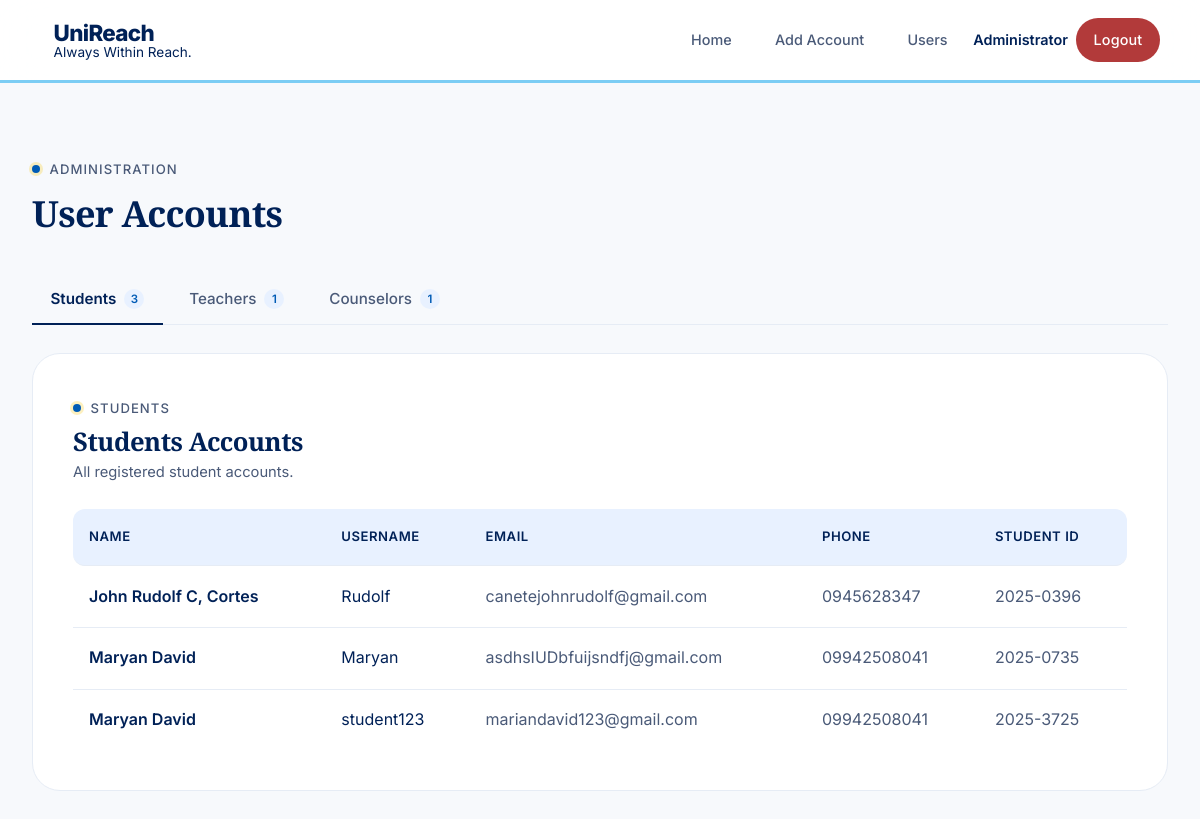
The page /admin/users/students (signed in) on the database its author committed.
### app.py (models this page shows, shortened)
class User(UserMixin, db.Model):
    id = db.Column(db.Integer, primary_key=True)
    username = db.Column(db.String(80), unique=True, nullable=False)
    email = db.Column(db.String(120), unique=True, nullable=False)
    password_hash = db.Column(db.String(256), nullable=False)
    role = db.Column(db.String(20), nullable=False)
    is_admin = db.Column(db.Boolean, default=False, nullable=False)
    full_name = db.Column(db.String(120), nullable=False)
    specialty = db.Column(db.String(120))
    student_id = db.Column(db.String(50))
    phone = db.Column(db.String(20))
    reset_token = db.Column(db.String(256))
    reset_token_expiry = db.Column(db.DateTime)
    @property
    def is_counselor(self):
        return self.role == 'counselor'

### app.py (the view)
@app.route('/admin/users/<role>')
@login_required
def admin_users(role):
    if not current_user.is_admin:
        abort(403)
    if role not in ACCOUNT_ROLES:
        abort(404)
    role_value, role_label = ACCOUNT_ROLES[role]
    query = User.query.filter_by(role=role_value)
    if role_value == 'counselor':
        query = query.filter_by(is_admin=False)
    accounts = query.order_by(User.full_name).all()
    counts = {
        'students': User.query.filter_by(role='student').count(),
        'teachers': User.query.filter_by(role='teacher').count(),
        'counselors': User.query.filter_by(role='counselor', is_admin=False).count(),
    }
    return render_template('admin_users.html',
                           role=role,
                           role_label=role_label,
                           accounts=accounts,
                           counts=counts)

### app.py (called while the page is built)
@login_manager.user_loader
def load_user(user_id):
    return User.query.get(int(user_id))

### templates/admin_users.html (shortened to what this page needs)
{% extends "base.html" %}
{% block content %}
<div class="section-label" style="margin-bottom: 0.75rem;">Administration</div>
<h2 style="font-size: 2.25rem; margin-bottom: 2.5rem; border: none; padding: 0;">User Accounts</h2>
<div class="account-tabs" role="tablist">
    <a href="{{ url_for('admin_users', role='students') }}" class="account-tab {% if role == 'students' %}active{% endif %}">
        Students <span class="account-tab-count">{{ counts.students }}</span>
    </a>
    <a href="{{ url_for('admin_users', role='teachers') }}" class="account-tab {% if role == 'teachers' %}active{% endif %}">
        Teachers <span class="account-tab-count">{{ counts.teachers }}</span>
    </a>
    <a href="{{ url_for('admin_users', role='counselors') }}" class="account-tab {% if role == 'counselors' %}active{% endif %}">
        Counselors <span class="account-tab-count">{{ counts.counselors }}</span>
    </a>
</div>
<div class="card">
    <div class="section-label" style="margin-bottom: 0.5rem;">{{ role_label }}</div>
    <h2 style="border: none; padding: 0; margin: 0 0 0.25rem 0; font-size: 1.6rem;">{{ role_label }} Accounts</h2>
    <p style="color: var(--text-secondary); margin-bottom: 1.5rem; font-size: 0.92rem;">
        {% if role == 'students' %}
            All registered student accounts.
        {% elif role == 'teachers' %}
            Overview of all registered teacher accounts.
        {% else %}
            Overview of all registered counselor accounts.
        {% endif %}
    </p>
    {% if accounts %}
        <div class="table-responsive">
            <table class="table">
                <thead>
                    <tr>
                        <th>Name</th>
                        <th>Username</th>
                        <th>Email</th>
                        <th>Phone</th>
                        <th>{% if role == 'students' %}Student ID{% else %}Department{% endif %}</th>
                    </tr>
                </thead>
                <tbody>
                    {% for account in accounts %}
                        <tr>
                            <td style="font-weight: 600;">{{ account.full_name }}</td>
                            <td>{{ account.username }}</td>
                            <td style="color: var(--text-secondary);">{{ account.email }}</td>
                            <td style="color: var(--text-secondary);">{{ account.phone if account.phone else '—' }}</td>
                            <td style="color: var(--text-secondary);">
                                {% if role == 'students' %}
                                    {{ account.student_id if account.student_id else '—' }}
                                {% else %}
                                    {{ account.specialty if account.specialty else '—' }}
                                {% endif %}
                            </td>
                        </tr>
                    {% endfor %}
                </tbody>
            </table>
        </div>
    {% else %}
        <div class="empty-state">
            <p>No {{ role_label|lower }} accounts yet.</p>
        </div>
    {% endif %}
</div>
{% endblock %}

### templates/base.html (shortened to what this page needs)
<!DOCTYPE html>
<html lang="en">
<head>
    <link rel="stylesheet" href="{{ url_for('static', filename='styles.css') }}">
</head>
<body>
    <nav class="navbar">
        <a href="{{ url_for('index') }}" class="brand" id="appTitle" title="{{ 'Press Ctrl+` to switch to Student access' if session.get('counselor_access') else 'Press Ctrl+` for Counselor access' }}">
            <div class="brand-text">
                <h1 class="brand-title">UniReach</h1>
                <span class="brand-subtitle">Always Within Reach.</span>
            </div>
        </a>
        <div class="nav-links">
            <a href="{{ url_for('index') }}">Home</a>
            {% if current_user.is_authenticated and current_user.is_admin %}
                <a href="{{ url_for('counselor_dashboard') }}#addAccount">Add Account</a>
                <a href="{{ url_for('admin_users', role='students') }}">Users</a>
            {% endif %}
            {% if current_user.is_authenticated %}
                <span class="nav-username">{{ current_user.full_name }}</span>
                <a href="{{ url_for('logout') }}" class="btn btn-danger btn-sm">Logout</a>
            {% else %}
                {% if session.get('counselor_access') %}
                    <a href="{{ url_for('login') }}">Counselor Login</a>
                {% else %}
                    <a href="{{ url_for('index') }}#counselors" class="btn btn-primary btn-sm">Set an Appointment</a>
                {% endif %}
            {% endif %}
        </div>
    </nav>
    <div class="container">
        {% block content %}{% endblock %}
    </div>
</body>
</html>

### rows shown on the page
User: full_name "Administrator"
User: full_name "John Rudolf C, Cortes", username "Rudolf", email "canetejohnrudolf@gmail.com", phone "0945628347", student "2025-0396"
User: full_name "Maryan David", username "Maryan", email "asdhsIUDbfuijsndfj@gmail.com", phone "09942508041", student "2025-0735"
User: full_name "Maryan David", username "student123", email "mariandavid123@gmail.com", phone "09942508041", student "2025-3725"

### other values the page prints
{{ counts.students }} "3"
{{ counts.teachers }} "1"
{{ counts.counselors }} "1"
{{ role_label }} "STUDENTS"
{{ role_label }} "Students"
